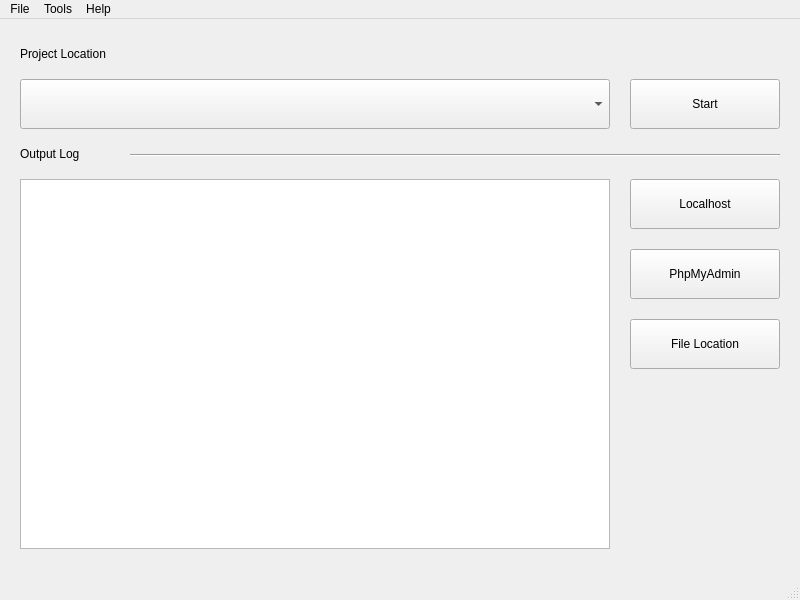
<?xml version="1.0" encoding="UTF-8"?>
<ui version="4.0">
 <class>MainWindow</class>
 <widget class="QMainWindow" name="MainWindow">
  <property name="geometry">
   <rect>
    <x>0</x>
    <y>0</y>
    <width>800</width>
    <height>600</height>
   </rect>
  </property>
  <property name="windowTitle">
   <string>DAMPP</string>
  </property>
  <widget class="QWidget" name="centralwidget">
   <widget class="QComboBox" name="plocation">
    <property name="geometry">
     <rect>
      <x>20</x>
      <y>60</y>
      <width>590</width>
      <height>50</height>
     </rect>
    </property>
   </widget>
   <widget class="QPushButton" name="start_stop_btn">
    <property name="geometry">
     <rect>
      <x>630</x>
      <y>60</y>
      <width>150</width>
      <height>50</height>
     </rect>
    </property>
    <property name="text">
     <string>Start</string>
    </property>
    <property name="checkable">
     <bool>true</bool>
    </property>
   </widget>
   <widget class="QLabel" name="plocation_label">
    <property name="geometry">
     <rect>
      <x>20</x>
      <y>10</y>
      <width>180</width>
      <height>50</height>
     </rect>
    </property>
    <property name="text">
     <string>Project Location</string>
    </property>
   </widget>
   <widget class="QTextBrowser" name="op_log">
    <property name="geometry">
     <rect>
      <x>20</x>
      <y>160</y>
      <width>590</width>
      <height>370</height>
     </rect>
    </property>
    <property name="font">
     <font>
      <family>Monospace</family>
     </font>
    </property>
   </widget>
   <widget class="QLabel" name="op_log_label">
    <property name="geometry">
     <rect>
      <x>20</x>
      <y>110</y>
      <width>100</width>
      <height>50</height>
     </rect>
    </property>
    <property name="text">
     <string>Output Log</string>
    </property>
   </widget>
   <widget class="QPushButton" name="lhost_btn">
    <property name="geometry">
     <rect>
      <x>630</x>
      <y>160</y>
      <width>150</width>
      <height>50</height>
     </rect>
    </property>
    <property name="text">
     <string>Localhost</string>
    </property>
   </widget>
   <widget class="QPushButton" name="pma_btn">
    <property name="geometry">
     <rect>
      <x>630</x>
      <y>230</y>
      <width>150</width>
      <height>50</height>
     </rect>
    </property>
    <property name="text">
     <string>PhpMyAdmin</string>
    </property>
   </widget>
   <widget class="QPushButton" name="flocation_btn">
    <property name="geometry">
     <rect>
      <x>630</x>
      <y>300</y>
      <width>150</width>
      <height>50</height>
     </rect>
    </property>
    <property name="text">
     <string>File Location</string>
    </property>
   </widget>
   <widget class="Line" name="line">
    <property name="geometry">
     <rect>
      <x>130</x>
      <y>135</y>
      <width>650</width>
      <height>3</height>
     </rect>
    </property>
    <property name="orientation">
     <enum>Qt::Horizontal</enum>
    </property>
   </widget>
  </widget>
  <widget class="QMenuBar" name="menubar">
   <property name="geometry">
    <rect>
     <x>0</x>
     <y>0</y>
     <width>800</width>
     <height>31</height>
    </rect>
   </property>
   <widget class="QMenu" name="menuFile">
    <property name="title">
     <string>File</string>
    </property>
    <addaction name="actionNew_Project"/>
    <addaction name="separator"/>
    <addaction name="actionQuit"/>
   </widget>
   <widget class="QMenu" name="menuTools">
    <property name="title">
     <string>Tools</string>
    </property>
    <addaction name="actionEdit_Ports"/>
    <addaction name="actionRemove_Services"/>
   </widget>
   <widget class="QMenu" name="menuHelp">
    <property name="title">
     <string>Help</string>
    </property>
    <addaction name="actionDAMPP_Help"/>
    <addaction name="separator"/>
    <addaction name="actionAbout"/>
   </widget>
   <addaction name="menuFile"/>
   <addaction name="menuTools"/>
   <addaction name="menuHelp"/>
  </widget>
  <widget class="QStatusBar" name="statusbar"/>
  <action name="actionNew_Project">
   <property name="text">
    <string>New Project</string>
   </property>
   <property name="shortcut">
    <string>Ctrl+N</string>
   </property>
  </action>
  <action name="actionQuit">
   <property name="text">
    <string>Quit</string>
   </property>
   <property name="shortcut">
    <string>Ctrl+Q</string>
   </property>
  </action>
  <action name="actionEdit_Ports">
   <property name="text">
    <string>Edit Ports</string>
   </property>
   <property name="shortcut">
    <string>Ctrl+Shift+E</string>
   </property>
  </action>
  <action name="actionRemove_Services">
   <property name="text">
    <string>Remove Services</string>
   </property>
   <property name="shortcut">
    <string>Ctrl+Shift+R</string>
   </property>
  </action>
  <action name="actionDAMPP_Help">
   <property name="text">
    <string>DAMPP Help</string>
   </property>
   <property name="shortcut">
    <string>Ctrl+H</string>
   </property>
  </action>
  <action name="actionAbout">
   <property name="text">
    <string>About </string>
   </property>
  </action>
 </widget>
 <resources/>
 <connections>
  <connection>
   <sender>actionQuit</sender>
   <signal>triggered()</signal>
   <receiver>MainWindow</receiver>
   <slot>close()</slot>
   <hints>
    <hint type="sourcelabel">
     <x>-1</x>
     <y>-1</y>
    </hint>
    <hint type="destinationlabel">
     <x>399</x>
     <y>299</y>
    </hint>
   </hints>
  </connection>
 </connections>
</ui>
